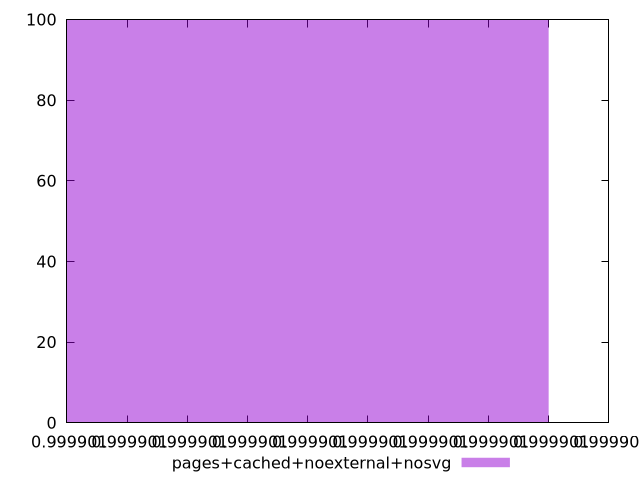

Write the gnuplot code that produced this figure.
$_pagesCachedNoexternalNosvg <<EOF
0.9999013149726909 100
EOF
set key outside below
set terminal pngcairo
set output "report_00005_2020-11-02T22-26-11.212Z/uses-long-cache-ttl/pages+cached+noexternal+nosvg//hist.png"
set yrange [0:100]
set boxwidth 7.781512087312942e-16
set style fill transparent solid 0.5 noborder
plot $_pagesCachedNoexternalNosvg title "pages+cached+noexternal+nosvg" with boxes ,
